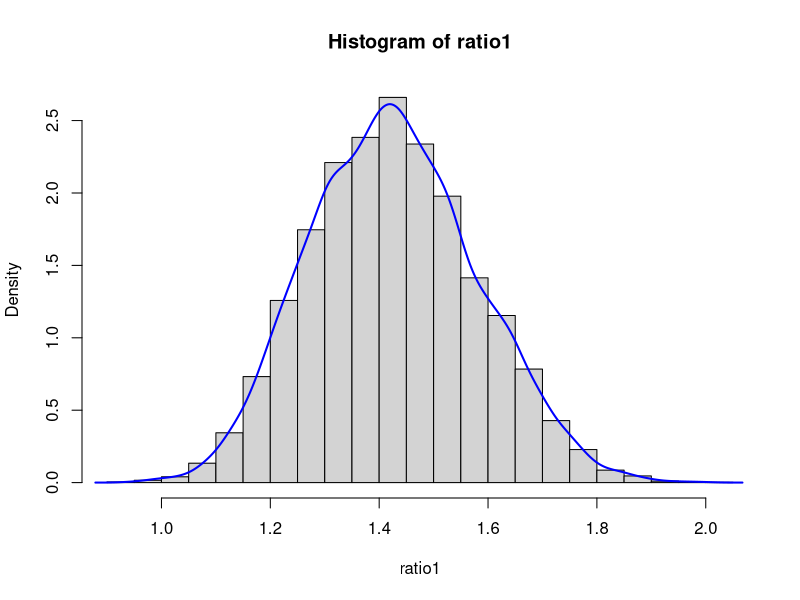
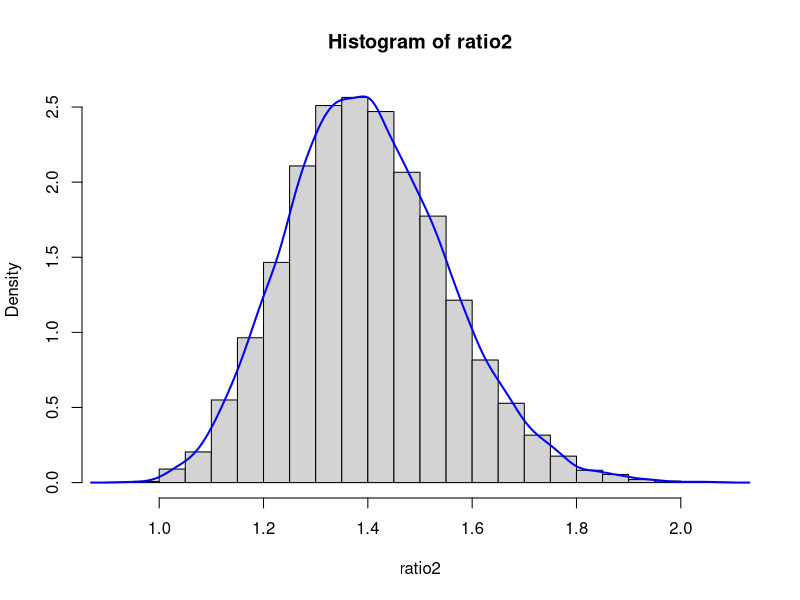
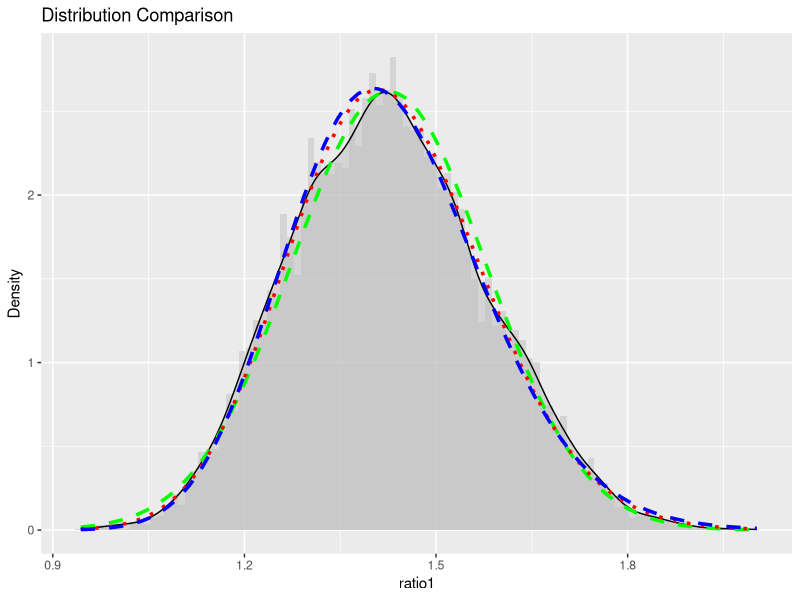
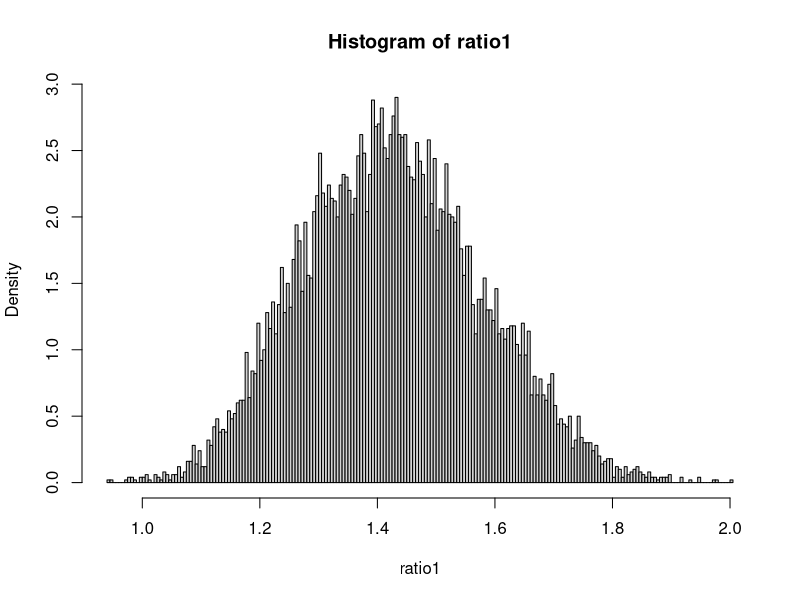

Write R code to recreate these figures, in order.
# Benefit-Cost Analysis
# Yinan Zhou 06/02/2024

# Part1
# (i)
set.seed(123)
K<-10000
cost1<-vector()
cost2<-vector()
benifit1<-vector()
benifit2<-vector()
ratio1 <-vector()
ratio2 <-vector()

getRandomVariate <-function(a,c,b){
  Fc <- (c-a)/(b-a)
  U <- runif(1)
  x <- 0
  if (U<Fc){
    x<-a+sqrt(U*(b-a)*(c-a))
  } 
  else{
    x<-b-sqrt((1-U)*(b-a)*(b-c))
  }
  return (x)
}
#x<-getRandomVariate (a,c,b)

for (j in 1:K){
  #Dam1
  B1 <- getRandomVariate(1.1, 2, 2.8)
  B2 <- getRandomVariate(8, 12, 14.9)
  B3 <- getRandomVariate(1.4, 1.4, 2.2)
  B4 <- getRandomVariate(6.5, 9.8, 14.6)
  B5 <- getRandomVariate(1.7, 2.4, 3.6)
  B6 <- getRandomVariate(0, 1.6, 2.4)
  C1 <- getRandomVariate(13.2, 14.2, 19.1)
  C2 <- getRandomVariate(3.5, 4.9, 7.4)
  benifit1[j] <- B1 + B2 + B3 + B4 + B5 + B6
  cost1[j] <- C1 + C2
  ratio1[j] <- benifit1[j]/cost1[j]
  
  ##############################################################################
  #Dam2
  B1_d2 <- getRandomVariate(2.1, 3, 4.8)
  B2_d2 <- getRandomVariate(8.7, 12.2, 13.6)
  B3_d2 <- getRandomVariate(2.3, 3, 3)
  B4_d2 <- getRandomVariate(5.9, 8.7, 15)
  B5_d2 <- getRandomVariate(0, 3.4, 3.4)
  B6_d2 <- getRandomVariate(0, 1.2, 1.8)
  C1_d2 <- getRandomVariate(12.8, 15.8, 20.1)
  C2_d2 <- getRandomVariate(3.8, 5.7, 8)
  benifit2[j] <- B1_d2 + B2_d2 + B3_d2 + B4_d2 + B5_d2 + B6_d2
  cost2[j] <- C1_d2 + C2_d2
  ratio2[j] <- benifit2[j]/cost2[j]
}

cat("mean of ratio 1 =", mean(ratio1),'\n')
cat("mean of ratio 2 =", mean(ratio2),'\n')
cat("SD of ratio 1 =", sd(ratio1),'\n')
cat("SD of ratio 2 =", sd(ratio2),'\n')

# (ii)
#Dam 1
hist_ratio1 <- hist(ratio1, breaks =20, freq = F) 
lines(density(ratio1), lwd=2, col="blue")

# Create bins and cut the ratio1 data into bins
breaks <- seq(0.95, 2.10, by = 0.05)
ratio1_cut <- cut(ratio1, breaks, right = FALSE, include.lowest = TRUE)
# Create a frequency table
freq_table1 <- table(ratio1_cut)
freq_df1 <- as.data.frame(freq_table1)
colnames(freq_df1) <- c("Ratio1 Range", "Frequency")


#Dam 2
hist_ratio2 <-hist(ratio2, breaks =20, freq = F)
lines(density(ratio2), lwd=2, col="blue")

# Create bins and cut the ratio2 data into bins
breaks <- seq(0.95, 2.10, by = 0.05)
ratio2_cut <- cut(ratio2, breaks, right = FALSE, include.lowest = TRUE)
# Create a frequency table
freq_table2 <- table(ratio2_cut)
freq_df2 <- as.data.frame(freq_table2)
colnames(freq_df2) <- c("Ratio2 Range", "Frequency")

# (iii)
cal_Mean_Var <- function(a,c,b){
  mean = (a+b+c)/3.0
  var = (a^2+b^2+c^2-a*b-a*c-b*c)/18.0
  return (list(mean = mean, var = var))
}

getMean <- function(B,n){
  total_mean<-0
  for (j in 1:n){
    total_mean<-total_mean+B[[j]]$mean
  }
  return (total_mean)
}

getVar <- function(B,n){
  total_var<-0
  for (j in 1:n){
    total_var<-total_var+B[[j]]$var
  }
  return (total_var)
}

#dam1
B_m_v <-list()
B_m_v[[1]] <- cal_Mean_Var(1.1, 2, 2.8)
B_m_v[[2]] <- cal_Mean_Var(8, 12, 14.9)
B_m_v[[3]] <- cal_Mean_Var(1.4, 1.4, 2.2)
B_m_v[[4]] <- cal_Mean_Var(6.5, 9.8, 14.6)
B_m_v[[5]] <- cal_Mean_Var(1.7, 2.4, 3.6)
B_m_v[[6]] <- cal_Mean_Var(0, 1.6, 2.4)
C_m_v <-list()
C_m_v[[1]] <- cal_Mean_Var(13.2, 14.2, 19.1)
C_m_v[[2]] <- cal_Mean_Var(3.5, 4.9, 7.4)

observed_values <- c(mean(benifit1), sd(benifit1), mean(cost1), sd(cost1), mean(ratio1), sd(ratio1))
theoretical_values <- c(getMean(B_m_v,6),sqrt(getVar(B_m_v,6)), getMean(C_m_v,2),sqrt(getVar(C_m_v,2)),NA,NA) 

dam1_df <- data.frame(
  Dam1 = c("Mean of the Total Benefits",
           "SD of the Total Benefits",
           "Mean of the Total Cost",
           "SD of the Total Cost",
           "Mean of the Benefit-cost Ratio",
           "SD of the Benefit-cost Ratio"),
  Observed = observed_values,
  Theoretical = theoretical_values
)

#dam2
B_m_v <-list()
B_m_v[[1]] <- cal_Mean_Var(2.1, 3, 4.8)
B_m_v[[2]] <- cal_Mean_Var(8.7, 12.2, 13.6)
B_m_v[[3]] <- cal_Mean_Var(2.3, 3, 3)
B_m_v[[4]] <- cal_Mean_Var(5.9, 8.7, 15)
B_m_v[[5]] <- cal_Mean_Var(0, 3.4, 3.4)
B_m_v[[6]] <- cal_Mean_Var(0, 1.2, 1.8)
C_m_v <-list()
C_m_v[[1]] <- cal_Mean_Var(12.8, 15.8, 20.1)
C_m_v[[2]] <- cal_Mean_Var(3.8, 5.7, 8)

observed_values <- c(mean(benifit2), sd(benifit2), mean(cost2), sd(cost2), mean(ratio2), sd(ratio2))
theoretical_values <- c(getMean(B_m_v,6),sqrt(getVar(B_m_v,6)), getMean(C_m_v,2),sqrt(getVar(C_m_v,2)),NA,NA) 
dam2_df <- data.frame(
  Dam2 = c("Mean of the Total Benefits",
           "SD of the Total Benefits",
           "Mean of the Total Cost",
           "SD of the Total Cost",
           "Mean of the Benefit-cost Ratio",
           "SD of the Benefit-cost Ratio"),
  Observed = observed_values,
  Theoretical = theoretical_values
)

print(dam1_df)
print(dam2_df)

################################################################################

# Part2
# install.packages("fBasics")
library(fBasics)
skewness(ratio1)
kurtosis(ratio1)
skewness(ratio2)
kurtosis(ratio2)

library(ggplot2)
library(MASS)

fit_normal<-fitdistr(ratio1,"normal")
fit_gamma<-fitdistr(ratio1,"gamma")
fit_lognormal<-fitdistr(ratio1,"log-normal")
fit_normal
fit_gamma
fit_lognormal

df <- data.frame(ratio1)
p <- ggplot(df, aes(x=ratio1)) +
  geom_histogram(aes(y=..density..), bins=100, fill="gray", alpha=0.5) +
  geom_density(aes(y=..density..), fill="gray", alpha=0.5) +
  ggtitle("Distribution Comparison") +
  xlab("ratio1") +
  ylab("Density")

p <- p + stat_function(fun=dnorm, args=list(mean=fit_normal$estimate["mean"], sd=fit_normal$estimate["sd"]), 
                       color="green", size=1.2, linetype="dashed")

p <- p + stat_function(fun=dgamma, args=list(shape=fit_gamma$estimate["shape"], rate=fit_gamma$estimate["rate"]), 
                       color="red", size=1.2, linetype="dotted")

p <- p + stat_function(fun=dlnorm, args=list(meanlog=fit_lognormal$estimate["meanlog"], sdlog=fit_lognormal$estimate["sdlog"]), 
                       color="blue", size=1.2, linetype="dashed")
p


hist_ratio1 <- hist(ratio1, breaks =180, freq = F) 
observed_counts <- hist_ratio1$counts
bin_edges <- hist_ratio1$breaks

# Calculate expected counts for gamma distribution
expected_gamma <- diff(pgamma(bin_edges, shape=fit_gamma$estimate["shape"], rate=fit_gamma$estimate["rate"])) * length(ratio1)

# Calculate expected counts for normal distribution
expected_normal <- diff(pnorm(bin_edges, mean=fit_normal$estimate["mean"], sd=fit_normal$estimate["sd"])) * length(ratio1)

# Calculate expected counts for log-normal distribution
expected_lognormal <- diff(plnorm(bin_edges, meanlog=fit_lognormal$estimate["meanlog"], sdlog=fit_lognormal$estimate["sdlog"])) * length(ratio1)

# Perform Chi-squared Goodness-of-fit tests
chi_square_gamma <- chisq.test(observed_counts, p=expected_gamma, rescale.p = TRUE)
chi_square_normal <- chisq.test(observed_counts, p=expected_normal, rescale.p = TRUE)
chi_square_lognormal <- chisq.test(observed_counts, p=expected_lognormal, rescale.p = TRUE)

chi_square_gamma
chi_square_normal
chi_square_lognormal

################################################################################

# Part3
# (i)
getRatioP <- function(ratio,alpha){
  P = sum(ratio>alpha)/length(ratio)
  return (P)
}

# sum(ratio1>1.2)/length(ratio1)

P1 <- getRatioP(ratio1,2)
P2 <- getRatioP(ratio1,1.8)
P3 <- getRatioP(ratio1,1.5)
P4 <- getRatioP(ratio1,1.2)
P5 <- getRatioP(ratio1,1)

P6 <- getRatioP(ratio2,2)
P7 <- getRatioP(ratio2,1.8)
P8 <- getRatioP(ratio2,1.5)
P9 <- getRatioP(ratio2,1.2)
P10 <- getRatioP(ratio2,1)

dam1 <-c(min(ratio1), max(ratio1), mean(ratio1), median(ratio1), var(ratio1), sd(ratio1), skewness(ratio1), P1, P2, P3, P4, P5)
dam2 <-c(min(ratio2), max(ratio2), mean(ratio2), median(ratio2), var(ratio2), sd(ratio2), skewness(ratio2), P6, P7, P8, P9, P10)
ratio_comparison <- data.frame(
  Metric = c("Minimum",
             "Maximum",
             "Mean",
             "Median",
             "Variance",
             "Standard Deviation",
             "Skewness",
             "P(alpha>2)",
             "P(alpha>1.8)",
             "P(alpha>1.5)",
             "P(alpha>1.2)",
             "P(alpha>1)"),
  ratio1 = dam1,
  ratio2 = dam2
)
ratio_comparison

# (ii)
#probability of ratio1>ratio2
sum(ratio1>ratio2)/length(ratio1)
